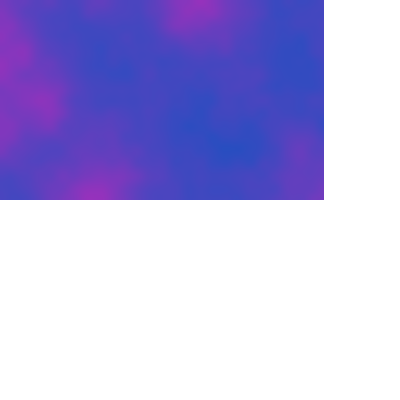
Frame 1 (no input)
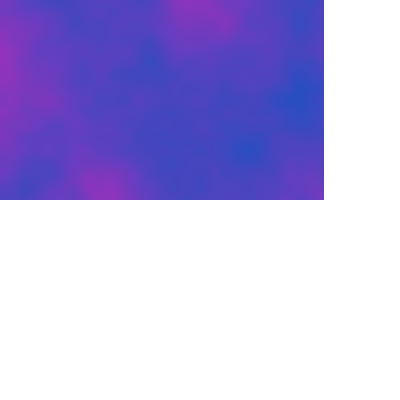
Frame 60 (the mouse pressed at the canvas centre just before this capture)
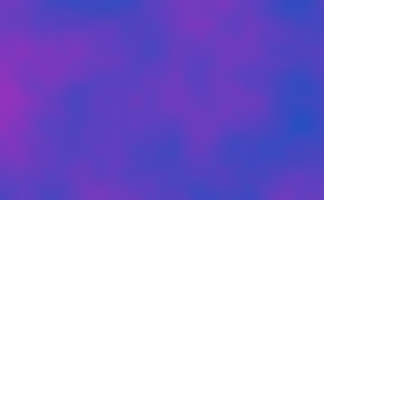
Frame 120 (the mouse held since frame 60 and released just before this capture)

The Processing sketch that drew these frames (run headless with seeded random() and noise(); from frame 60 on, the mouse is pressed at the canvas centre):

// Processing sketch: sketch_190813c
// ── sketch_190813c.pde
float DETAIL = 100; //  noise()の連続性の具合
float counter = 0;
color c1 = color(10, 86, 194);
color c2 = color(187, 41, 187);
//color c2 = color(0, 0, 0);

void setup(){
  size(400, 400);
  colorMode(RGB, 255, 255, 255);
}
 
void draw(){
  background(255);
  loadPixels();
  for(int y = 0; y < height * 0.5; y++){
    for(int x = 0; x < width*0.81; x++){
      float d = noise(x / DETAIL, y / DETAIL, counter / DETAIL) * 255;
      int id = x + y * height;
      pixels[id] = color(red(c1) + (red(c2) - red(c1))/255.0*d, green(c1) + (green(c2) - green(c1))/255.0*d, blue(c1) + (blue(c2) - blue(c1))/255.0*d);
    }
  }
  updatePixels();
  counter += 0.4;
}
